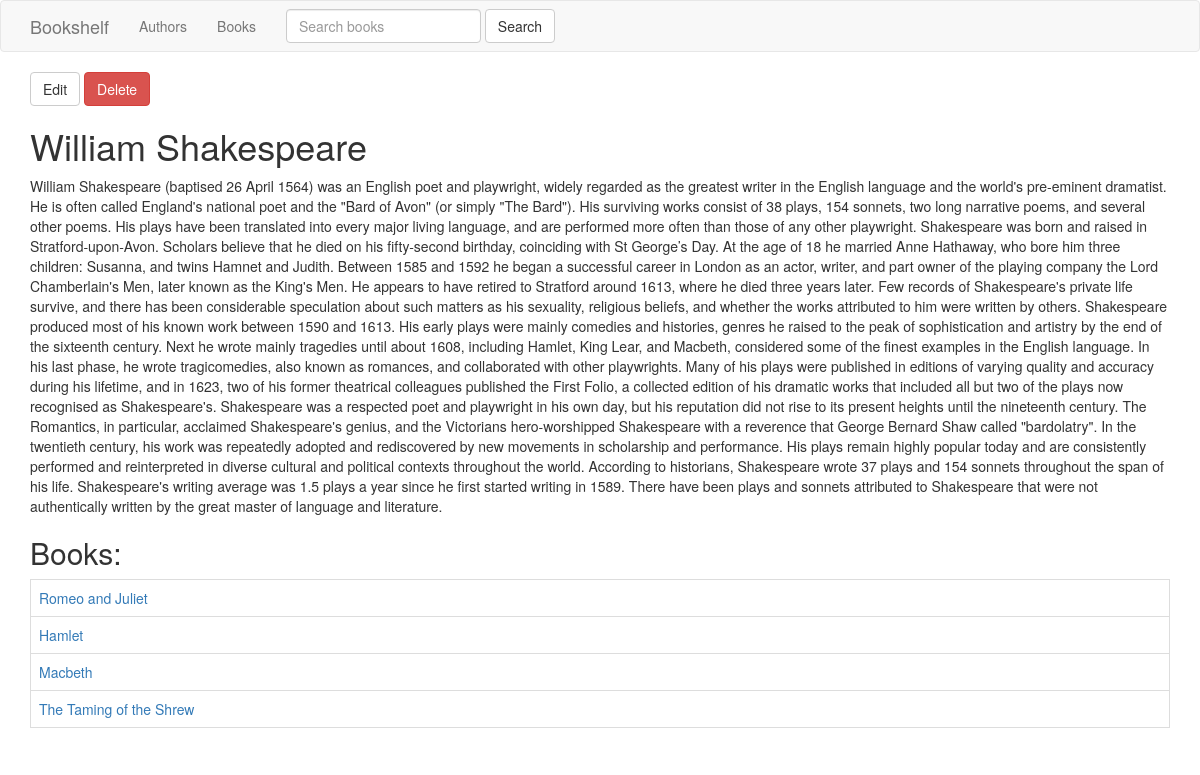
Page /bookshelf/author/29/ on the committed database.
### bookshelf/models.py (models this page shows, shortened)
class Author(models.Model):
    name = models.CharField(max_length=100)
    about = models.TextField()

class Book(models.Model):
    author = models.ForeignKey(Author, on_delete=models.CASCADE)
    title = models.CharField(max_length=100)
    description = models.TextField()

### bookshelf/templates/bookshelf/author_detail.html (shortened to what this page needs)
{% extends 'bookshelf/base.html' %}
{% load static %}
{% block body %}
  <a href="{% url 'bookshelf:author-update' author.id %}">
    <button class="btn btn-default" type="button">Edit</button>
  </a>
  <form action="{% url 'bookshelf:author-delete' author.id %}" method="post" style="display: inline">
    <button class="btn btn-danger" type="submit">
      Delete
    </button>
  </form>
  <h1>{{ author.name }}</h1>
  <p>{{ author.about }}</p>
  {% if author.book_set.all %}
    <h2>Books:</h2>
    <table class="table table-bordered table-hover">
      <tbody>
      {% for book in author.book_set.all %}
        <tr>
          <td><a href="{% url 'bookshelf:book' book.id %}">{{ book.title }}</a></td>
        </tr>
      {% endfor %}
      </tbody>
    </table>
  {% else %}
    <h2>We don't have books of this Author</h2>
  {% endif %}
{% endblock %}

### rows in the picture
Author: name "William Shakespeare", about "William Shakespeare (baptised 26 April 1564) was an English poet and playwright, widely regarded as the greatest writer in the English language and the world's pre-eminent dramatist. He is often called England's national poet and the \"Bard of Avon\" (or simply \"The Bard\"). His surviving works consist of 38 plays, 154 sonnets, two long narrative poems, and several other poems. His plays have been translated into every major living language, and are performed more often than those of any other playwright. Shakespeare was born and raised in Stratford-upon-Avon. Scholars believe that he died on his fifty-second birthday, coinciding with St George’s Day. At the age of 18 he married Anne Hathaway,…"
Book: title "Romeo and Juliet"
Book: title "Hamlet"
Book: title "Macbeth"
Book: title "The Taming of the Shrew"
